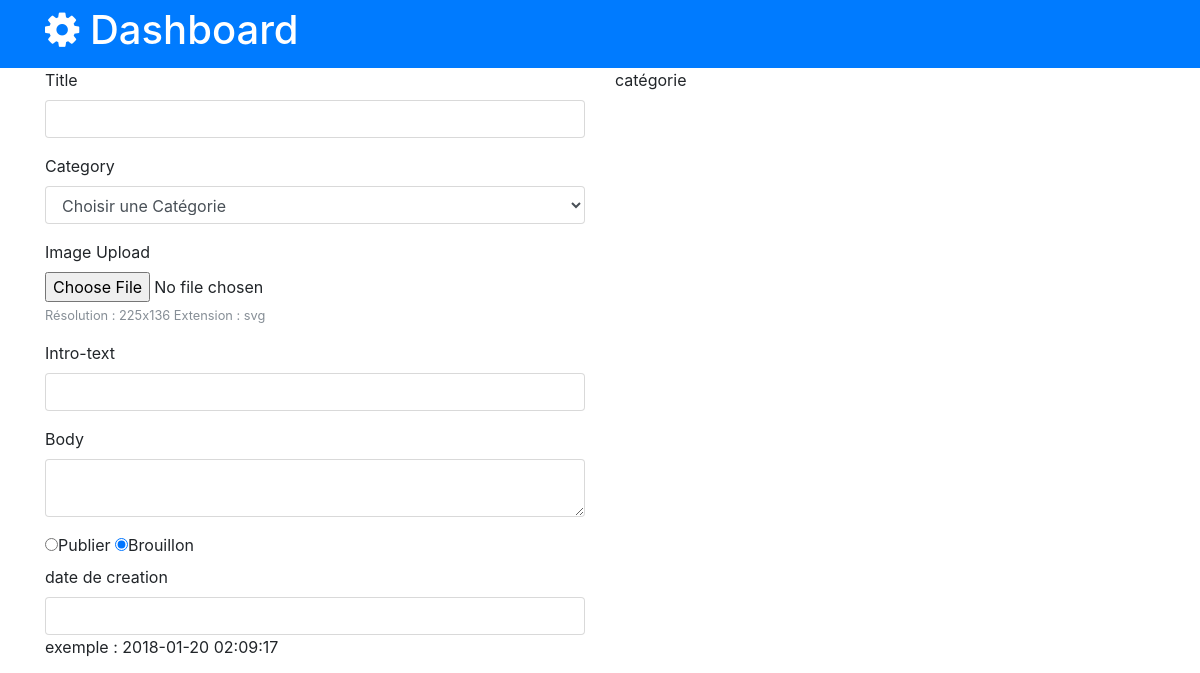
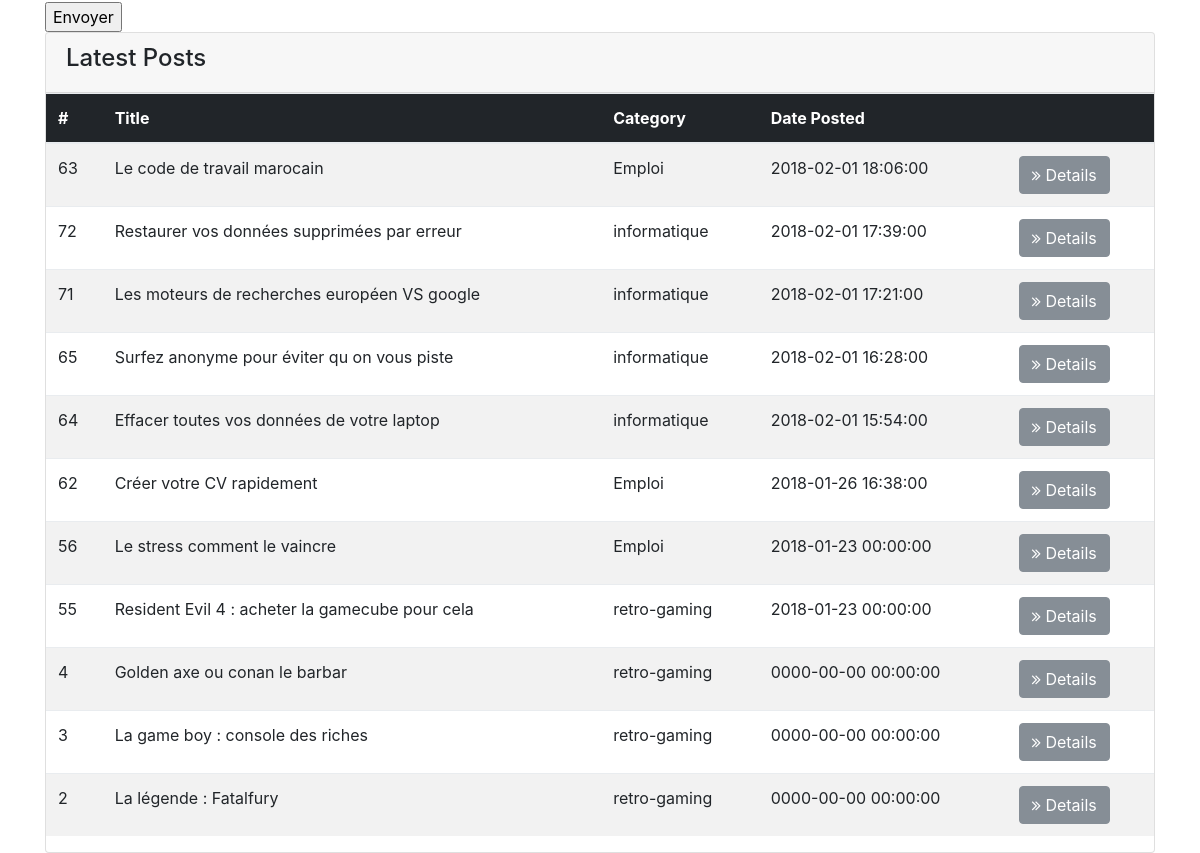
Page /admin/index.php on the earlier database version (2 pictures, top to bottom).
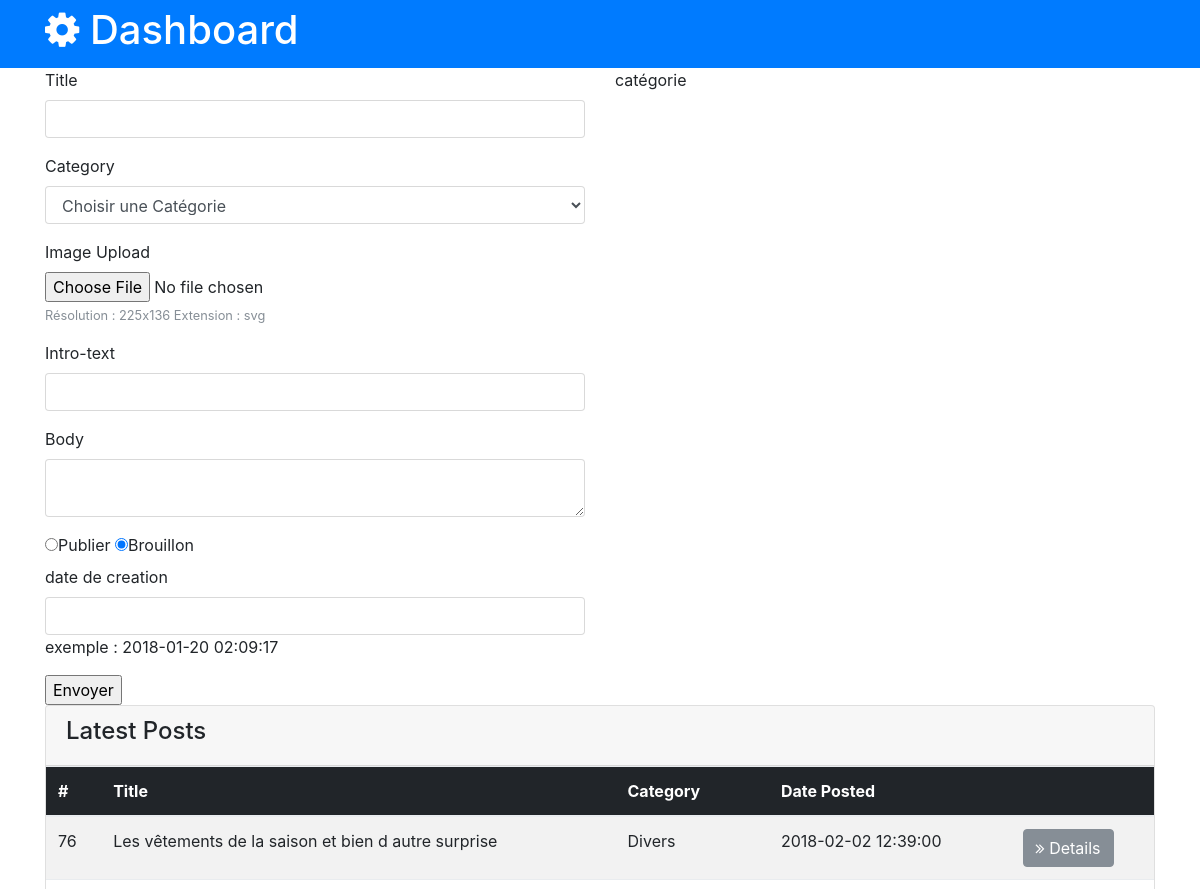
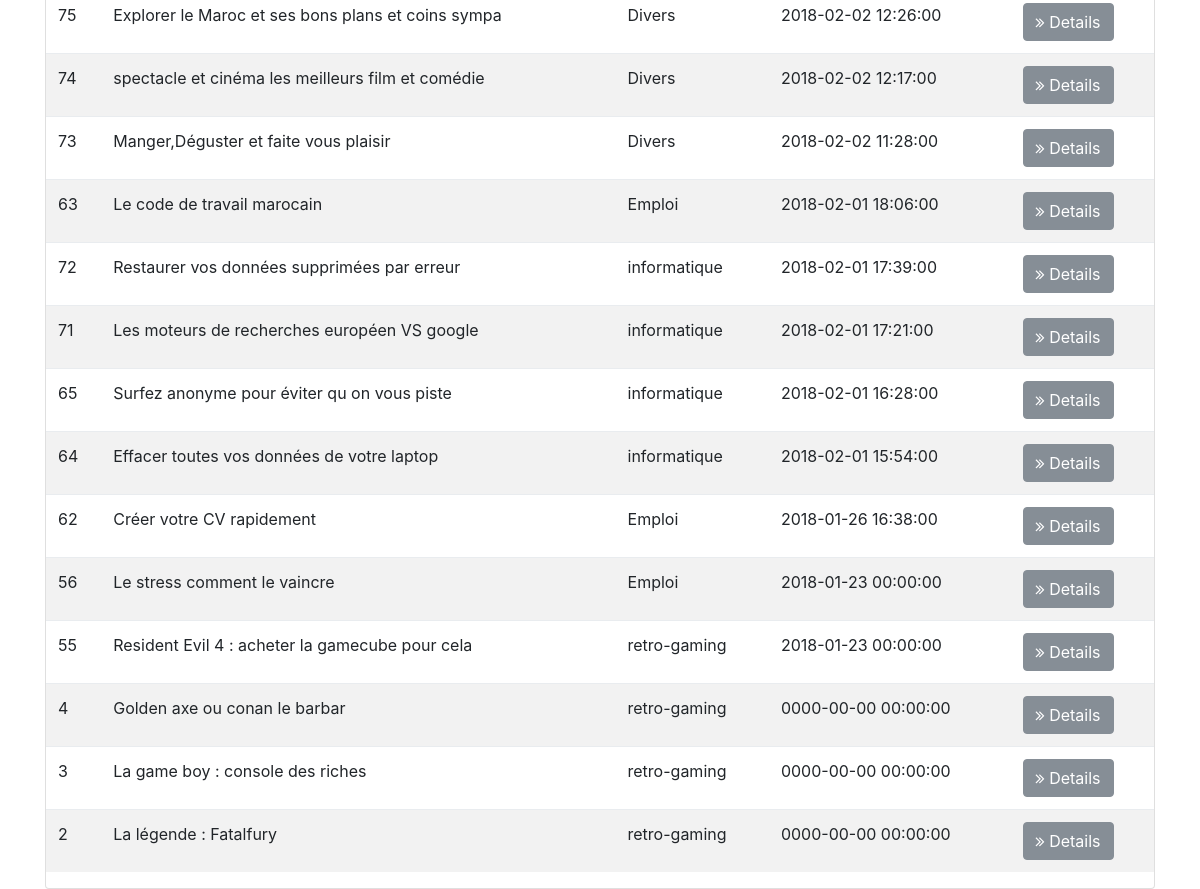
Same page on the later database version (2 pictures, top to bottom).
### tables this page shows
CREATE TABLE `article` (
  `idarticle` int(11) NOT NULL,
  `titre` varchar(150) DEFAULT NULL,
  `introtxt` varchar(100) NOT NULL,
  `contenutxt` varchar(1000) DEFAULT NULL,
  `contenuimage` varchar(1000) DEFAULT NULL,
  `afficher` int(11) DEFAULT NULL,
  `nbrlecture` int(11) DEFAULT NULL,
  `datecreation` timestamp NULL DEFAULT NULL,
  `idcategorie` int(11) DEFAULT NULL
);

CREATE TABLE `categorie` (
  `idcategorie` int(11) NOT NULL,
  `titre` varchar(50) DEFAULT NULL,
  `afficher` int(11) DEFAULT NULL,
  `iconecategorie` varchar(200) DEFAULT NULL
);

### admin/index.php (the view, shortened to what this page needs)
<!DOCTYPE html>
<html lang="fr">
<head>
  <link rel="stylesheet" href="css/font-awesome.min.css">
  <link rel="stylesheet" href="css/bootstrap.css">
  <link rel="stylesheet" href="css/style.css">
</head>
<body>
 <header id="main-header" class="py-2 bg-primary text-white">
    <div class="container">
      <div class="row">
        <div class="col-md-6">
          <h1><i class="fa fa-gear"></i> Dashboard</h1>
        </div>
      </div>
    </div>
  </header>
  <div class="container">
      <div class="row">
        <div class="col-md-6">
		<form enctype="multipart/form-data" action="traitement.php" method="post">
			<div class="form-group">
              <label for="title">Title</label>
              <input type="text" name="Title" class="form-control">
            </div>
            <div class="form-group">
              <label for="category">Category</label>
              <select class="form-control" name="titrecategorie">
			  <?php
				echo "<option value=\"\">Choisir une Catégorie</option>";
				?>
			  </select>
            </div>
            <div class="form-group">
			  <label for="file">Image Upload</label>
              <input type="file" class="form-control-file" id="file" name="file">
			  <small class="form-text text-muted">Résolution : 225x136 Extension : svg</small>
            </div>
		   <div class="form-group">
              <label for="Intro-text">Intro-text</label>
              <input type="text" name="introtxt" class="form-control">
            </div>
		   <div class="form-group">
              <label for="body">Body</label>
              <textarea name="editor1" class="form-control"></textarea>
            </div>
   <div class="radio">
  <label class="radio-inline"><input type="radio" name="choix" value="1" >Publier</label>
<label class="radio-inline"><input type="radio" name="choix" value="0" checked="checked">Brouillon</label>
   </div>
   <div class="form-group">
              <label for="datecreation">date de creation</label>
              <input type="text" name="datecreation" value="" class="form-control">
            exemple : 2018-01-20 02:09:17
			</div>
<input type="submit" value="Envoyer" name="submit" />
				</form>
		</div>
 <div class="col-md-6">
 catégorie
 </div>
		</div>
		</div>
<section id="posts">
    <div class="container">
      <div class="row">
        <div class="col-md-12">
          <div class="card">
            <div class="card-header">
              <h4>Latest Posts</h4>
            </div>
            <table class="table table-striped">
              <thead class="thead-inverse">
                <tr>
                  <th>#</th>
                  <th>Title</th>
                  <th>Category</th>
                  <th>Date Posted</th>
                  <th></th>
                </tr>
              </thead>
              <tbody>
				<?php
				$sqlrecuppostcat="select ar.idarticle as idarticle,ar.titre as titrearticle,cat.titre as titrecategorie,ar.datecreation from article ar,categorie cat where ar.idcategorie=cat.idcategorie ORDER BY ar.datecreation DESC ";
				$resultrecuppostcat = mysql_query($sqlrecuppostcat);
				while($data = mysql_fetch_assoc($resultrecuppostcat)) {
				echo " <tr>
                  <td scope=\"row\">".$data["idarticle"]."</td>
                  <td>".$data["titrearticle"]."</td>
                  <td>".$data["titrecategorie"]."</td>
                  <td>".$data["datecreation"]."</td>
                  <td><a href=\"detailspost.php?idarticle=".$data["idarticle"]."\" class=\"btn btn-secondary\">
                  <i class=\"fa fa-angle-double-right\"></i> Details
                  </a></td>
                </tr>";
				}
				?>
			  </tbody>
            </table>
          </div>
        </div>
</body>
</html>

Differences in the rows shown:
added article: idarticle "76", titre "Les vêtements de la saison et bien d autre surprise", idcategorie.titre "Divers", datecreation "2018-02-02 12:39:00"
added article: idarticle "75", titre "Explorer le Maroc et ses bons plans et coins sympa", idcategorie.titre "Divers", datecreation "2018-02-02 12:26:00"
added article: idarticle "74", titre "spectacle et cinéma les meilleurs film et comédie", idcategorie.titre "Divers", datecreation "2018-02-02 12:17:00"
added article: idarticle "73", titre "Manger,Déguster et faite vous plaisir", idcategorie.titre "Divers", datecreation "2018-02-02 11:28:00"
